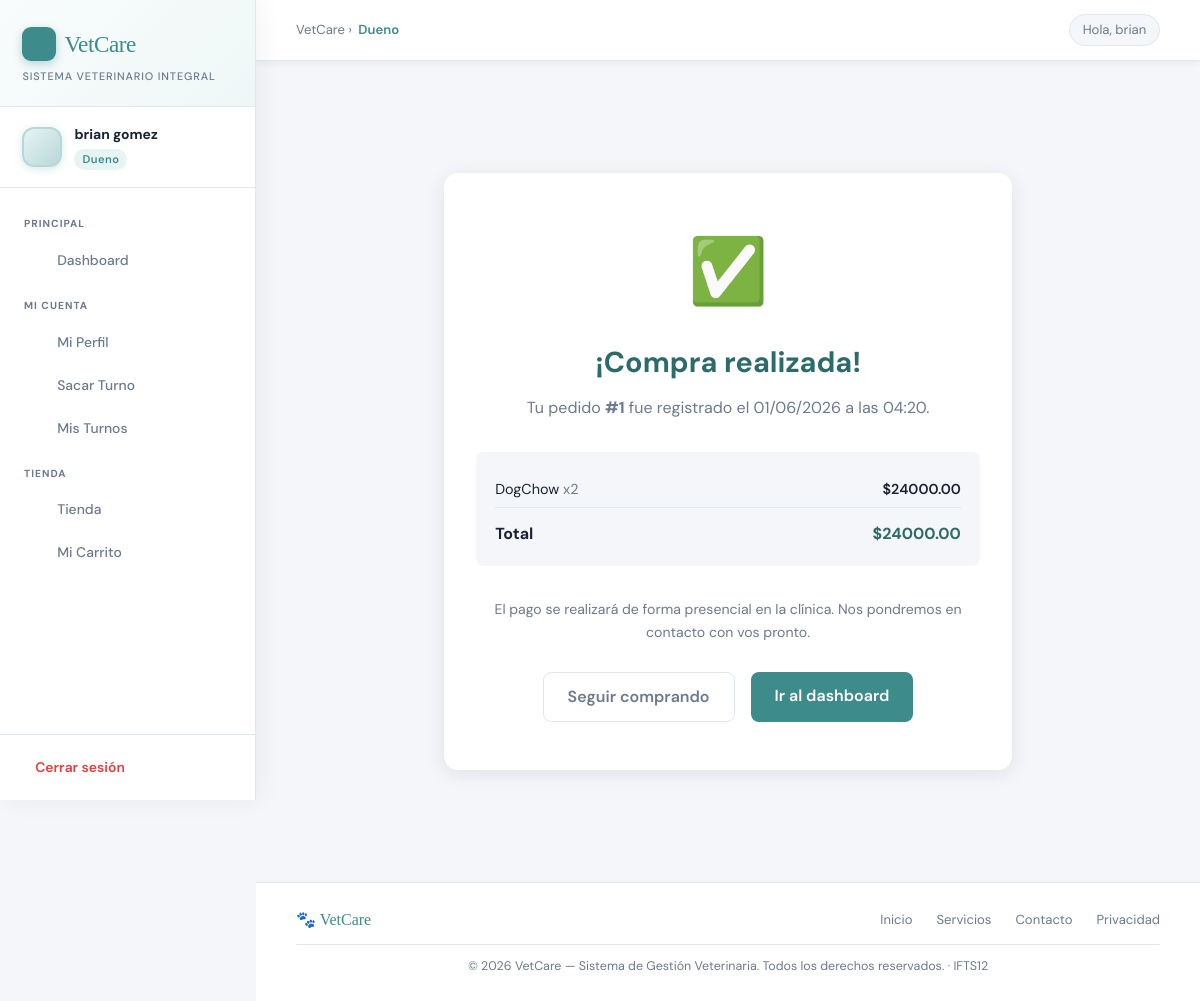
The app's page /tienda/compra-exitosa/1 (signed in) with its own data.
### app/models/usuario.py (models this page shows, shortened)
class Usuario(db.Model, UserMixin):
    id = db.Column(db.Integer, primary_key=True)
    nombre = db.Column(db.String(100), nullable=False)
    apellido = db.Column(db.String(100), nullable=False)
    dni = db.Column(db.String(20), unique=True, nullable=False)
    telefono = db.Column(db.String(20), nullable=False)
    correo = db.Column(db.String(150), unique=True, nullable=False)
    password_hash = db.Column(db.String(200), nullable=False)
    rol = db.Column(db.String(20), nullable=False)

### app/models/tienda.py (models this page shows, shortened)
class Compra(db.Model):
    id = db.Column(db.Integer, primary_key=True)
    usuario_id = db.Column(db.Integer, db.ForeignKey('usuario.id'), nullable=False)
    fecha = db.Column(db.DateTime, default=datetime.utcnow)
    total = db.Column(db.Float, nullable=False)
    items = db.relationship('CompraItem', backref='compra', lazy=True)

class CompraItem(db.Model):
    id = db.Column(db.Integer, primary_key=True)
    compra_id = db.Column(db.Integer, db.ForeignKey('compra.id'), nullable=False)
    producto_id = db.Column(db.Integer, db.ForeignKey('producto.id'), nullable=False)
    cantidad = db.Column(db.Integer, nullable=False)
    precio_unitario = db.Column(db.Float, nullable=False)
    producto = db.relationship('Producto')
    def subtotal(self):
        return self.cantidad * self.precio_unitario

class Producto(db.Model):
    id = db.Column(db.Integer, primary_key=True)
    nombre = db.Column(db.String(150), nullable=False)
    descripcion = db.Column(db.Text, nullable=True)
    precio = db.Column(db.Float, nullable=False)
    stock = db.Column(db.Integer, nullable=False, default=0)
    categoria = db.Column(db.String(80), nullable=True)
    activo = db.Column(db.Boolean, default=True)
    imagen_url = db.Column(db.String(500), nullable=True)
    imagen_ancho = db.Column(db.Integer, default=300)
    imagen_alto  = db.Column(db.Integer, default=200)
    items_carrito = db.relationship('CarritoItem', backref='producto', lazy=True)

### app/routes/tienda.py (the view)
@tienda.route('/tienda/compra-exitosa/<int:compra_id>')
@login_required
def compra_exitosa(compra_id):
    compra = Compra.query.get_or_404(compra_id)
    if compra.usuario_id != current_user.id:
        flash('Acción no permitida.', 'danger')
        return redirect(url_for('tienda.catalogo'))
    return render_template('tienda/compra_exitosa.html', compra=compra)

### app/models/usuario.py (called while the page is built)
@login_manager.user_loader
def load_user(user_id):
    return Usuario.query.get(int(user_id))

### app/templates/tienda/compra_exitosa.html
{% extends 'base.html' %}
{% block content %}
<div style="max-width:600px; margin:3rem auto; padding:2rem 1rem; text-align:center;">
    <div style="background:var(--white); border-radius:var(--radius); box-shadow:var(--shadow); padding:3rem 2rem;">
        <div style="font-size:4rem; margin-bottom:1rem;">✅</div>
        <h1 style="font-size:1.8rem; font-weight:700; color:var(--teal-dark); margin-bottom:.6rem;">¡Compra realizada!</h1>
        <p style="color:var(--text-muted); margin-bottom:2rem;">
            Tu pedido <strong>#{{ compra.id }}</strong> fue registrado el {{ compra.fecha.strftime('%d/%m/%Y a las %H:%M') }}.
        </p>
        <div style="text-align:left; background:var(--bg); border-radius:var(--radius-sm); padding:1.2rem; margin-bottom:2rem;">
            {% for item in compra.items %}
            <div style="display:flex; justify-content:space-between; padding:.4rem 0; border-bottom:1px solid var(--border); font-size:.9rem;">
                <span>{{ item.producto.nombre }} <span style="color:var(--text-muted);">x{{ item.cantidad }}</span></span>
                <span style="font-weight:600;">${{ "%.2f"|format(item.subtotal()) }}</span>
            </div>
            {% endfor %}
            <div style="display:flex; justify-content:space-between; padding-top:.8rem; font-weight:700; font-size:1rem;">
                <span>Total</span>
                <span style="color:var(--teal-dark);">${{ "%.2f"|format(compra.total) }}</span>
            </div>
        </div>
        <p style="font-size:.88rem; color:var(--text-muted); margin-bottom:1.8rem;">
            El pago se realizará de forma presencial en la clínica. Nos pondremos en contacto con vos pronto.
        </p>
        <div style="display:flex; gap:1rem; justify-content:center; flex-wrap:wrap;">
            <a href="{{ url_for('tienda.catalogo') }}"
               style="padding:.7rem 1.5rem; border:1px solid var(--border); border-radius:var(--radius-sm);
                      color:var(--text-muted); text-decoration:none; font-weight:600;">
                Seguir comprando
            </a>
            <a href="{{ url_for('auth.dashboard') }}"
               style="padding:.7rem 1.5rem; background:var(--teal); color:#fff; border-radius:var(--radius-sm);
                      text-decoration:none; font-weight:600;">
                Ir al dashboard
            </a>
        </div>
    </div>
</div>
{% endblock %}

### app/templates/base.html (shortened to what this page needs)
<!DOCTYPE html>
<html lang="es">
<head>
    <link rel="stylesheet" href="https://cdn.jsdelivr.net/npm/@tabler/icons-webfont@latest/tabler-icons.min.css">
</head>
<body>
{% if current_user.is_authenticated %}
<aside class="sidebar">
    <div class="sidebar-logo">
        <div class="brand">
            <div class="brand-icon"></div>
            VetCare
        </div>
        <div class="tagline">Sistema Veterinario Integral</div>
    </div>
    <div class="sidebar-user">
        <div class="user-avatar">
        </div>
        <div class="user-info">
            <div class="user-name">{{ current_user.nombre }} {{ current_user.apellido }}</div>
            <div class="user-role">{{ current_user.rol }}</div>
        </div>
    </div>
    <nav class="sidebar-nav">
        <div class="nav-section-label">Principal</div>
        <a href="{{ url_for('auth.dashboard') }}" class="nav-link">
            <span class="icon"></span> Dashboard
        </a>
        {% if current_user.rol == 'veterinario' %}
            <div class="nav-section-label">Módulo Veterinario</div>
            <a href="{{ url_for('veterinario.agenda') }}" class="nav-link">
                <span class="icon"><i class="ti ti-calendar-event"></i></span> Mi Agenda
            </a>
            <a href="{{ url_for('veterinario.perfil') }}" class="nav-link">
                <span class="icon"><i class="ti ti-user-circle"></i></span> Mi Perfil
            </a>
            <a href="{{ url_for('veterinario.nuevo_diagnostico') }}" class="nav-link">
                <span class="icon"><i class="ti ti-stethoscope"></i></span> Diagnóstico
            </a>
            <a href="{{ url_for('veterinario.registrar_mascota') }}" class="nav-link">
                <span class="icon"><i class="ti ti-paw"></i></span> Registrar Mascota
            </a>
            <a href="{{ url_for('mascotas.listar') }}" class="nav-link">
                <span class="icon"><i class="ti ti-file-medical"></i></span> Historias Clínicas
            </a>
        {% elif current_user.rol == 'dueno' %}
            <div class="nav-section-label">Mi Cuenta</div>
            <a href="{{ url_for('auth.perfil_dueno') }}" class="nav-link">
                <span class="icon"></span> Mi Perfil
            </a>
            <a href="{{ url_for('turnos.agendar_turno') }}" class="nav-link">
                <span class="icon"></span> Sacar Turno
            </a>
            <a href="{{ url_for('turnos.listar_turnos') }}" class="nav-link">
                <span class="icon"></span> Mis Turnos
            </a>
            <div class="nav-section-label">Tienda</div>
            <a href="{{ url_for('tienda.catalogo') }}" class="nav-link">
                <span class="icon"></span> Tienda
            </a>
            <a href="{{ url_for('tienda.carrito') }}" class="nav-link">
                <span class="icon"></span> Mi Carrito
            </a>
        {% endif %}
    </nav>
    <div class="sidebar-footer">
        <a href="{{ url_for('auth.logout') }}" class="logout-btn">
            <span class="icon"></span> Cerrar sesión
        </a>
    </div>
</aside>
<div class="main-wrapper">
    <div class="inner-topbar">
        <div class="breadcrumb">
            VetCare &rsaquo; <span>{{ current_user.rol | capitalize }}</span>
        </div>
        <div class="top-right">
            <div class="greeting-chip">Hola, {{ current_user.nombre }}</div>
        </div>
    </div>
    <div class="main-content">
        {% block content %}{% endblock %}
    </div>
    <footer class="site-footer">
        <div class="footer-inner">
            <div class="footer-brand">🐾 VetCare</div>
            <div class="footer-links">
                <a href="#">Inicio</a>
                <a href="#">Servicios</a>
                <a href="#">Contacto</a>
                <a href="#">Privacidad</a>
            </div>
        </div>
        <div class="footer-copy">
            © 2026 VetCare — Sistema de Gestión Veterinaria. Todos los derechos reservados. · IFTS12
        </div>
    </footer>
</div>
{% endif %}
</body>
</html>

### records on screen
Usuario: nombre "brian", apellido "gomez", rol "Dueno"
Compra: id "1", fecha "01/06/2026 a las 04:20", total "24000.00"
CompraItem: producto.nombre "DogChow", cantidad "2", subtotal "24000.00"
